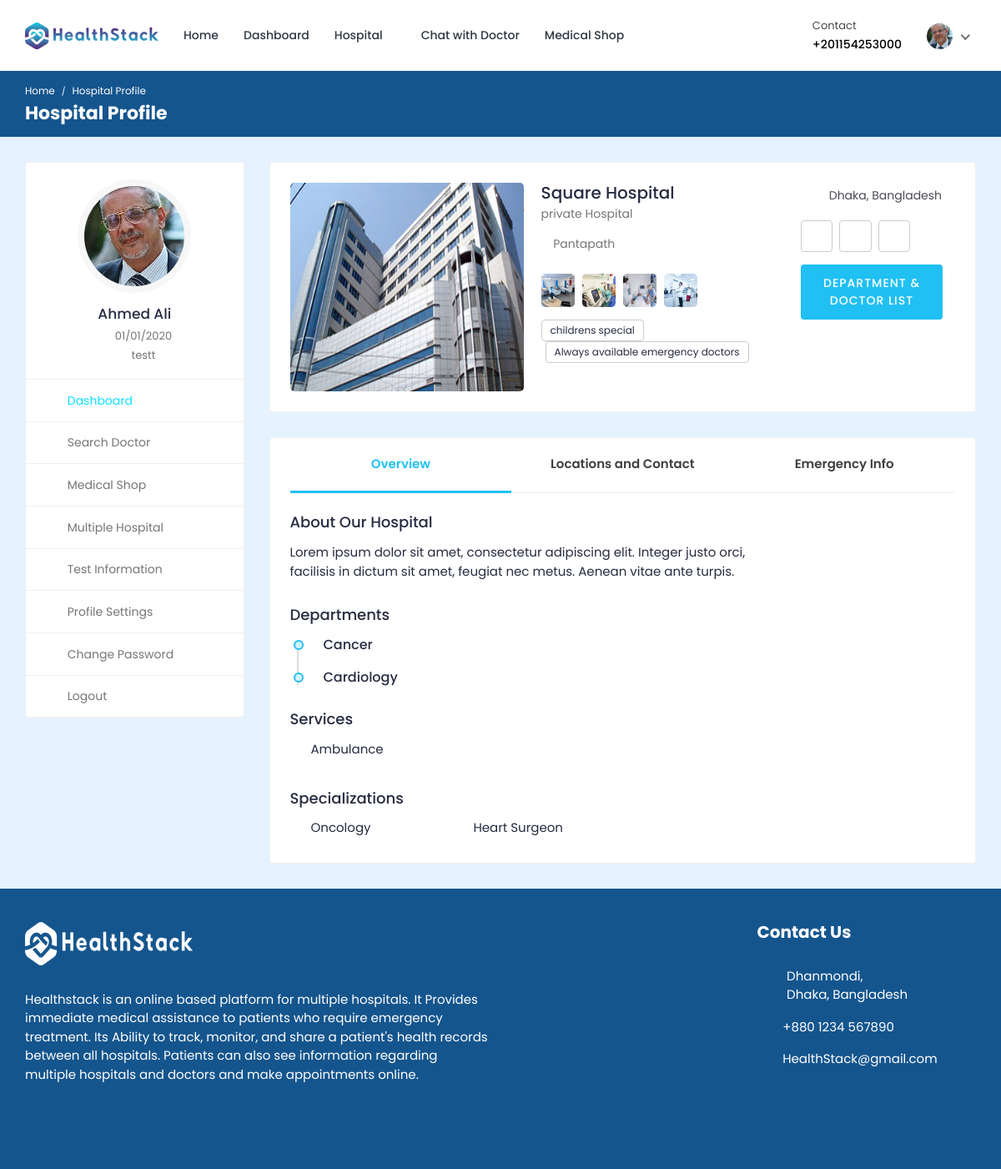
The page /hospital-profile/1/ (signed in) on the database its author committed.
### hospital/models.py (models this page shows, shortened)
class Patient(models.Model):
    patient_id = models.AutoField(primary_key=True)
    user = models.OneToOneField(User, on_delete=models.CASCADE, null=True, blank=True, related_name='patient')
    name = models.CharField(max_length=200, null=True, blank=True)
    username = models.CharField(max_length=200, null=True, blank=True)
    age = models.IntegerField(null=True, blank=True)
    email = models.EmailField(max_length=200, null=True, blank=True)
    phone_number = models.IntegerField(null=True, blank=True)
    address = models.CharField(max_length=200, null=True, blank=True)
    featured_image = models.ImageField(upload_to='patients/', default='patients/user-default.png', null=True, blank=True)
    blood_group = models.CharField(max_length=200, null=True, blank=True)
    history = models.CharField(max_length=200, null=True, blank=True)
    dob = models.CharField(max_length=200, null=True, blank=True)
    nid = models.CharField(max_length=200, null=True, blank=True)
    serial_number = models.CharField(max_length=20,unique=True,default=str(uuid.uuid4())[:8])
    login_status = models.CharField(max_length=200, null=False, blank=False, default="offline")

class Hospital_Information(models.Model):
    HOSPITAL_TYPE = (
        ('private', 'Private hospital'),
        ('public', 'Public hospital'),
    )
    hospital_id = models.AutoField(primary_key=True)
    name = models.CharField(max_length=200, null=True, blank=True)
    address = models.CharField(max_length=200, null=True, blank=True)
    featured_image = models.ImageField(upload_to='hospitals/', default='hospitals/default.png', null=True, blank=True)
    description = models.TextField(null=True, blank=True)
    email = models.EmailField(max_length=200, null=True, blank=True)
    phone_number = models.IntegerField(null=True, blank=True)
    hospital_type = models.CharField(max_length=200, choices=HOSPITAL_TYPE)
    general_bed_no = models.IntegerField(null=True, blank=True)
    available_icu_no = models.IntegerField(null=True, blank=True)
    regular_cabin_no = models.IntegerField(null=True, blank=True)
    emergency_cabin_no = models.IntegerField(null=True, blank=True)
    vip_cabin_no = models.IntegerField(null=True, blank=True)

### hospital_admin/models.py (models this page shows, shortened)
class hospital_department(models.Model):
    hospital_department_id = models.AutoField(primary_key=True)
    hospital_department_name = models.CharField(max_length=200, null=True, blank=True)
    hospital = models.ForeignKey(Hospital_Information, on_delete=models.CASCADE, null=True, blank=True)
    featured_image = models.ImageField(upload_to='departments/', default='departments/default.png', null=True, blank=True)

class service(models.Model):
    service_id = models.AutoField(primary_key=True)
    service_name = models.CharField(max_length=200, null=True, blank=True)
    hospital = models.ForeignKey(Hospital_Information, on_delete=models.CASCADE, null=True, blank=True)

class specialization(models.Model):
    specialization_id = models.AutoField(primary_key=True)
    specialization_name = models.CharField(max_length=200, null=True, blank=True)
    hospital = models.ForeignKey(Hospital_Information, on_delete=models.CASCADE, null=True, blank=True)

### hospital/views.py (the view, shortened to what this page needs)
# urls.py: path('hospital-profile/<int:pk>/', views.hospital_profile, name='hospital-profile'),
@csrf_exempt
@login_required(login_url="login")
def hospital_profile(request, pk):
    if request.user.is_authenticated:
        if request.user.is_patient:
            patient = Patient.objects.get(user=request.user)
            doctors = Doctor_Information.objects.all()
            hospitals = Hospital_Information.objects.get(hospital_id=pk)
            departments = hospital_department.objects.filter(hospital=hospitals)
            specializations = specialization.objects.filter(hospital=hospitals)
            services = service.objects.filter(hospital=hospitals)
            context = {'patient': patient, 'doctors': doctors, 'hospitals': hospitals, 'departments': departments, 'specializations': specializations, 'services': services}
            return render(request, 'hospital-profile.html', context)
    else:
        logout(request)
        messages.error(request, 'Not Authorized')
        return render(request, 'patient-login.html')

### templates/hospital-profile.html (shortened to what this page needs)
{% load static %}
<!DOCTYPE html>
<html lang="en">
<head>
		<link rel="stylesheet" href="{% static 'HealthStack-System/css/Normal/bootstrap.min.css' %}">
		<link rel="stylesheet" href="{% static 'HealthStack-System/plugins/Normal/fontawesome/css/fontawesome.min.css' %}">
		<link rel="stylesheet" href="{% static 'HealthStack-System/plugins/Normal/fontawesome/css/all.min.css' %}">
		<link rel="stylesheet" href="{% static 'HealthStack-System/plugins/Normal/fancybox/jquery.fancybox.min.css'%}">
		<link rel="stylesheet" href="{% static 'HealthStack-System/css/Normal/style.css' %}">
	</head>
	<body>
		<div class="main-wrapper">
			<header class="header">
				{% if user.is_authenticated and user.is_patient %}
				{% include 'patient_navbar.html' %}
				{% endif %}
			</header>
			<div class="breadcrumb-bar">
				<div class="container-fluid">
					<div class="row align-items-center">
						<div class="col-md-12 col-12">
							<nav aria-label="breadcrumb" class="page-breadcrumb">
								<ol class="breadcrumb">
									{% if user.is_authenticated and user.is_patient %}
									<li class="breadcrumb-item"><a href="{% url 'patient-dashboard' %}">Home</a></li>
									{% endif %}
									<li class="breadcrumb-item active" aria-current="page">Hospital Profile</li>
								</ol>
							</nav>
							<h2 class="breadcrumb-title">Hospital Profile</h2>
						</div>
					</div>
				</div>
			</div>
			<div class="content">
				<div class="container-fluid">
					<div class="row">
						<div class="col-md-5 col-lg-4 col-xl-3 theiaStickySidebar">
							<div>
								{% if user.is_authenticated and user.is_patient %}
								{% include 'patient-sidebar.html' %}
								{% endif %}
							</div>
						</div>
						<div class="col-md-7 col-lg-8 col-xl-9">
							<div class="card">
								<div class="card-body">
									<div class="doctor-widget">
										<div class="doc-info-left">
											<div class="row">
											<div class="col-lg-6 col-md-6" style=" display: flex;justify-content: left;width: 65%;">
											<div class="doctor-img">
												<img src="{{hospitals.featured_image.url}}" style="height: 250px; width: 280px; margin: auto; " alt="User Image">
											</div>
											</div>
											<div class="doc-info-cont col-md-6 col-lg-6">
												<h4 class="doc-name">{{hospitals.name}}</h4>
												<p class="doc-speciality">{{hospitals.hospital_type}} Hospital</p>
												<div class="clinic-details">
													<p class="doc-location"><i class="fas fa-map-marker-alt"></i> {{hospitals.address}}</p>
													<ul class="clinic-gallery">
														<li>
															<a href="{% static 'HealthStack-System/images/Normal/features/feature-01.jpg'%}" data-fancybox="gallery">
																<img src="{% static 'HealthStack-System/images/Normal/features/feature-01.jpg'%}" alt="Feature">
															</a>
														</li>
														<li>
															<a href="{% static 'HealthStack-System/images/Normal/features/feature-02.jpg'%}" data-fancybox="gallery">
																<img  src="{% static 'HealthStack-System/images/Normal/features/feature-02.jpg'%}" alt="Feature">
															</a>
														</li>
														<li>
															<a href="{% static 'HealthStack-System/images/Normal/features/feature-03.jpg'%}" data-fancybox="gallery">
																<img src="{% static 'HealthStack-System/images/Normal/features/feature-03.jpg'%}" alt="Feature">
															</a>
														</li>
														<li>
															<a href="{% static 'HealthStack-System/images/Normal/features/feature-04.jpg'%}" data-fancybox="gallery">
																<img src="{% static 'HealthStack-System/images/Normal/features/feature-04.jpg'%}" alt="Feature">
															</a>
														</li>
													</ul>
												</div>
												<div class="clinic-services">
													<span>childrens special</span>
													<span>Always available emergency doctors</span>
												</div>
											</div>
											</div>
										</div>
										<div class="doc-info-right col-md-6" >
											<div class="clini-infos">
												<ul>
													<li><i class="fas fa-map-marker-alt"></i> Dhaka, Bangladesh</li>
												</ul>
											</div>
											<div class="doctor-action">
												<a href="javascript:void(0)" class="btn btn-white fav-btn">
													<i class="far fa-bookmark"></i>
												</a>
												<a href="chat.html" class="btn btn-white msg-btn">
													<i class="far fa-comment-alt"></i>
												</a>
												<a href="javascript:void(0)" class="btn btn-white call-btn" data-toggle="modal" data-target="#voice_call">
													<i class="fas fa-phone"></i>
												</a>
											</div>
											<div class="clinic-booking">
												<a class="apt-btn" href="{% url 'hospital-department-list' pk=hospitals.hospital_id %}">Department & Doctor List</a>
											</div>
											<br>
										</div>
									</div>
								</div>
							</div>
							<div class="card">
								<div class="card-body pt-0">
									<nav class="user-tabs mb-4">
										<ul class="nav nav-tabs nav-tabs-bottom nav-justified">
											<li class="nav-item">
												<a class="nav-link active" href="#doc_overview" data-toggle="tab">Overview</a>
											</li>
											<li class="nav-item">
												<a class="nav-link" href="#doc_locations" data-toggle="tab">Locations and Contact</a>
											</li>
											<li class="nav-item">
												<a class="nav-link" href="#doc_emergency" data-toggle="tab">Emergency Info</a>
											</li>
										</ul>
									</nav>
									<div class="tab-content pt-0">
										<div role="tabpanel" id="doc_overview" class="tab-pane fade show active">
											<div class="row">
												<div class="col-md-12 col-lg-9">
													<div class="widget about-widget">
														<h4 class="widget-title">About Our Hospital</h4>
														<p>{{hospitals.description}}</p>
													</div>
													<div class="widget awards-widget">
														<h4 class="widget-title">Departments</h4>
														<div class="experience-box">
															<ul class="experience-list">
																{% for department in departments %}
																<li>
																	<div class="experience-user">
																		<div class="before-circle"></div>
																	</div>
																	<div class="experience-content">
																		<div class="timeline-content">
																			<h4 class="exp-title">{{department.hospital_department_name}}</h4>
																		</div>
																	</div>
																</li>
																{% endfor %}
															</ul>
														</div>
													</div>
													<div class="service-list">
														<h4>Services</h4>
														<ul class="clearfix">
															{% for service in services %}
															<li>{{service.service_name}}</li>
															{% endfor %}
														</ul>
													</div>
													<div class="service-list">
														<h4>Specializations</h4>
														<ul class="clearfix">
															{% for specialization in specializations %}
															<li>{{specialization.specialization_name}}</li>
															{% endfor %}
														</ul>
													</div>
												</div>
											</div>
										</div>
									</div>
								</div>
							</div>
						</div>
				</div>
			</div>
			{% include 'footer.html' %}
		</div>
	</body>
</html>

### templates/patient_navbar.html (shortened to what this page needs)
{% load static %}
<nav class="navbar navbar-expand-lg header-nav">
  <div class="navbar-header">
    <a href="{% url 'hospital_home'%}" class="navbar-brand logo">
      <img
        src="{% static 'HealthStack-System/images/Normal/logo.jpg' %}"
        class="img-fluid"
        alt="Logo"
      />
    </a>
  </div>
  <div class="main-menu-wrapper">
    <ul class="main-nav">
      <li>
        <a href="{% url 'hospital_home'%}">Home</a>
      </li>
      <li>
        <a href="{% url 'patient-dashboard' %}">Dashboard</a>
      </li>
      <li class="has-submenu">
        <a href="#">Hospital <i class="fas fa-chevron-down"></i></a>
      </li>
      {% if user.is_authenticated and user.is_patient %}
      <li>
        <a href="{% url 'chat-home' pk=user.id %}">Chat with Doctor</a>
      </li>
      {% endif %}
      <li>
        <a href="{% url 'pharmacy_shop' %}">Medical Shop</a>
      </li>
    </ul>
  </div>
  <ul class="nav header-navbar-rht">
    <li class="nav-item contact-item">
      <div class="header-contact-img">
        <i class="far fa-hospital"></i>
      </div>
      <div class="header-contact-detail">
        <p class="contact-header">Contact</p>
        <p class="contact-info-header">+20{{patient.phone_number}}</p>
      </div>
    </li>
    <li class="nav-item dropdown has-arrow logged-item">
      <a href="#" class="dropdown-toggle nav-link" data-toggle="dropdown">
        <span class="user-img">
          <img
            class="rounded-circle"
            src="{{patient.featured_image.url}}"
            width="31"
            alt="Richard Wilson"
          />
        </span>
      </a>
    </li>
  </ul>
</nav>

### templates/patient-sidebar.html
{% load static %}
    <div class="profile-sidebar">
      <div class="widget-profile pro-widget-content">
        <div class="profile-info-widget">
          <a href="#" class="booking-doc-img">
            <img
              src="{{ patient.featured_image.url }}"
              alt="User Image"
            />
          </a>
          <div class="profile-det-info">
            <h3>{{patient.name}}</h3>
            <div class="patient-details">
              <h5>
                <i class="fas fa-birthday-cake"></i> {{ patient.dob }}
              </h5>
              <h5 class="mb-0">
                <i class="fas fa-map-marker-alt"></i>
                {{ patient.address }}
              </h5>
            </div>
          </div>
        </div>
      </div>
      <div class="dashboard-widget">
        <nav class="dashboard-menu sidebar">
          <ul>
            <li class="active">
              <a href="{% url 'patient-dashboard' %}">
                <i class="fas fa-columns"></i>
                <span>Dashboard</span>
              </a>
            </li>
            <li class="nav-item has-submenu">
              <a href="{% url 'search' %}">
                <i class="fas fa-user-md"></i>
                <span>Search Doctor</span>
              </a>
            </li>
            <li class="has-submenu">
              <a href="{% url 'pharmacy_shop' %}" class="nav-link">
                <i class="fas fa-capsules"></i>
                <span>Medical Shop</span>
              </a>
            </li>
            <li>
                <a href="{% url 'multiple-hospital' %}">
                  <i class="fas fa-hospital"></i>
                  <span>Multiple Hospital</span>
                </a>
            </li>
            <li>
              <a href="{% url 'doctor:doctor-test-list'%}" target="_blank">
                <i class="fas fa-hourglass-start"></i>
                <span>Test Information</span>
              </a>
            </li>
            <li>
              <a href="{% url 'profile-settings' %}">
                <i class="fas fa-user-cog"></i>
                <span>Profile Settings</span>
              </a>
            </li>
            <li>
              <a href="{% url 'change-password' pk=user.id%}">
                <i class="fas fa-lock"></i>
                <span>Change Password</span>
              </a>
            </li>
            <li>
              <a href="{% url 'logout' %}">
                <i class="fas fa-sign-out-alt"></i>
                <span>Logout</span>
              </a>
            </li>
          </ul>
        </nav>
      </div>
    </div>

### rows shown on the page
Patient: phone_number "1154253000", featured_image (picture), name "Ahmed Ali", dob "01/01/2020", address "testt"
Hospital_Information: featured_image (picture), name "Square Hospital", hospital_type "private", address "Pantapath", description "Lorem ipsum dolor sit amet, consectetur adipiscing elit. Integer justo orci, facilisis in dictum sit amet, feugiat nec metus. Aenean vitae ante turpis."
hospital_department: hospital_department_name "Cancer"
hospital_department: hospital_department_name "Cardiology"
service: service_name "Ambulance"
specialization: specialization_name "Oncology"
specialization: specialization_name "Heart Surgeon"
